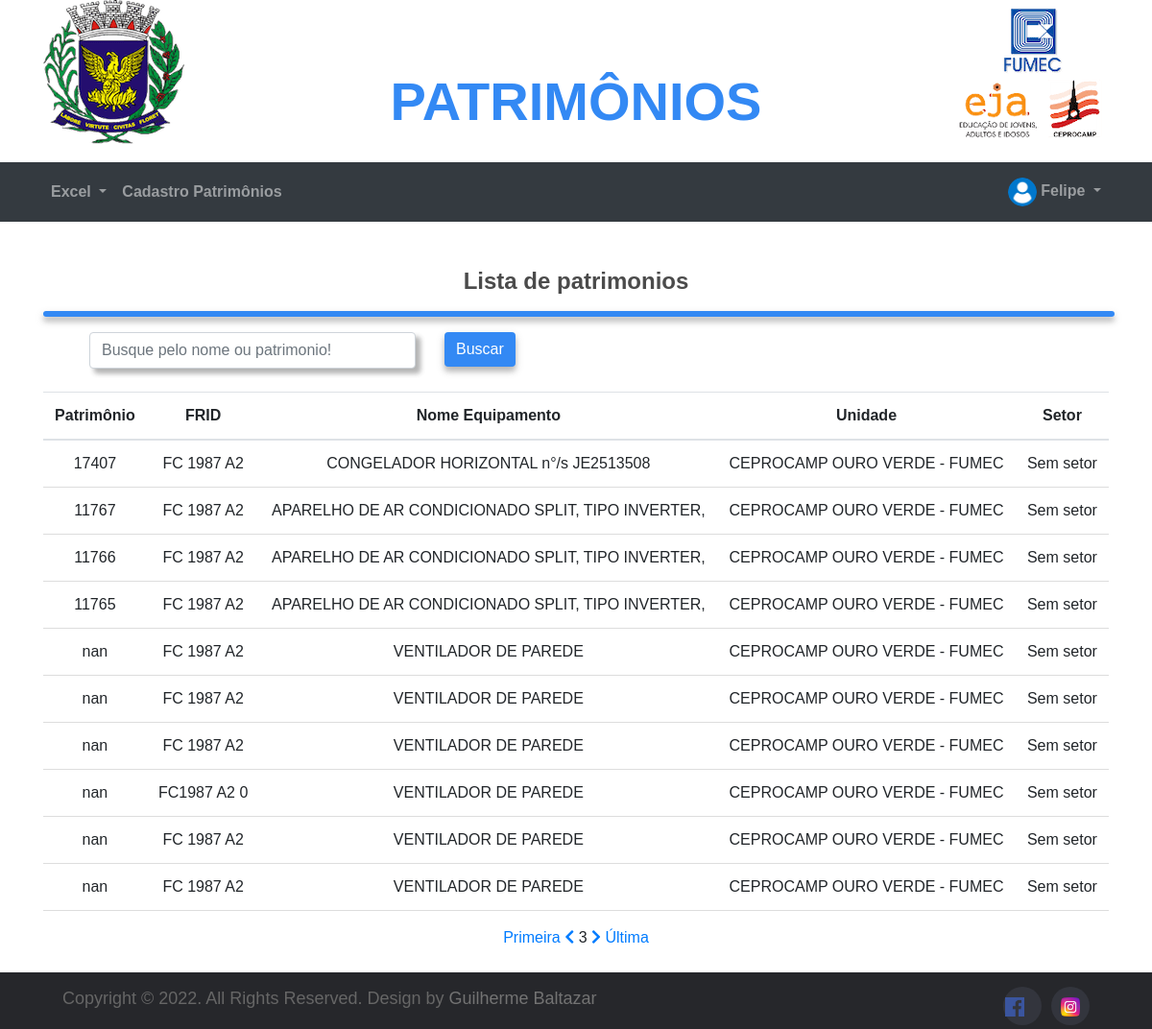
Page /Patrimonios/patrimonios/?pagina=3 (signed in) on the earlier database version.
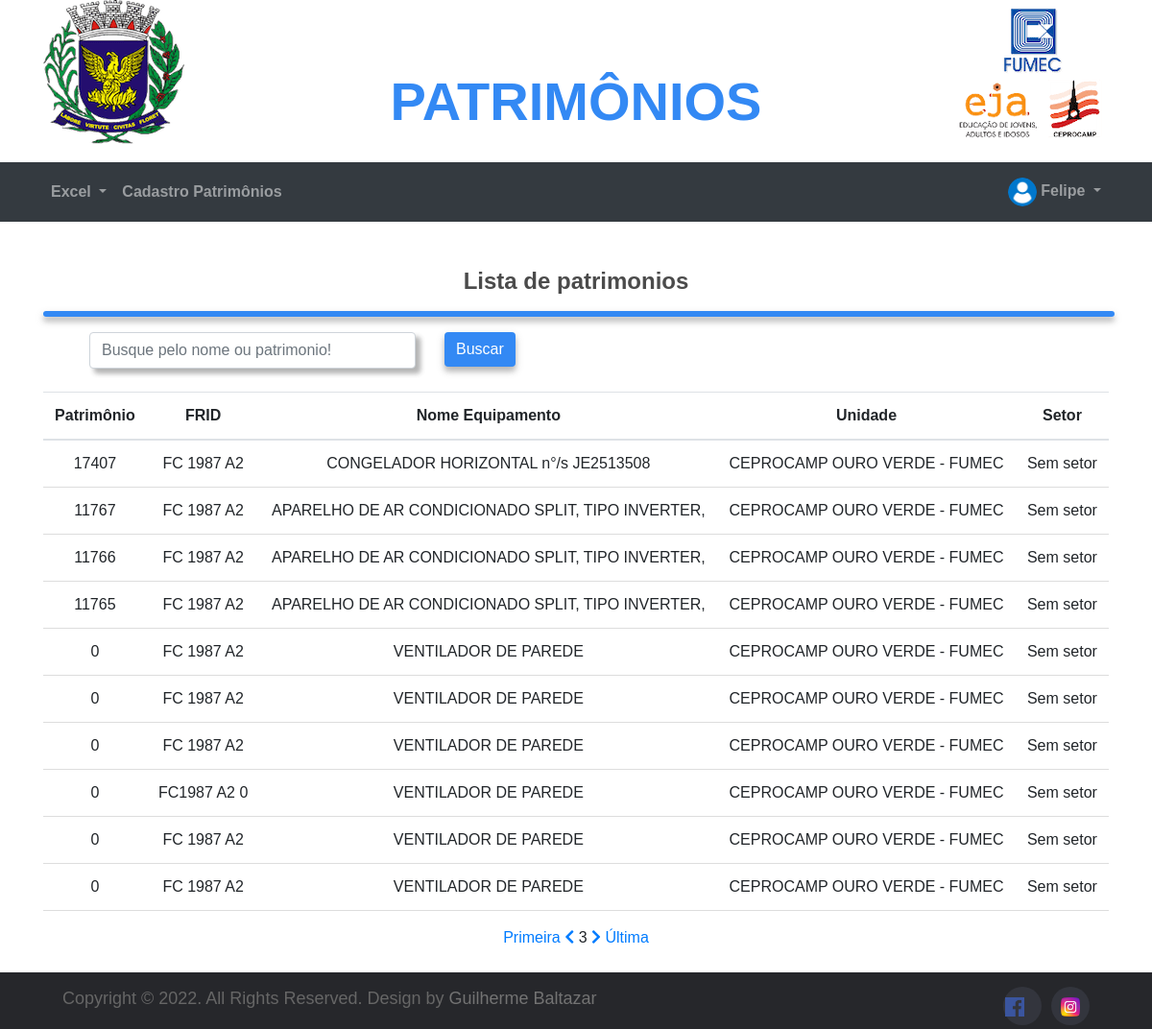
Same page on the later database version.
### tables this page shows
CREATE TABLE `patrimonio` (
  `id` int(11) NOT NULL,
  `usuario` varchar(50) NOT NULL DEFAULT 'Sem Usuário',
  `coordenada` varchar(50) NOT NULL DEFAULT 'Sem coordenada',
  `equipamento` varchar(50) NOT NULL,
  `qtd` int(250) DEFAULT '1',
  `frid` varchar(41) NOT NULL DEFAULT 'Sem ID',
  `patrimonio` int(50) NOT NULL DEFAULT '00000',
  `serie` varchar(50) NOT NULL DEFAULT 'S/N',
  `setor` varchar(50) NOT NULL DEFAULT 'Sem setor',
  `unidade` varchar(50) NOT NULL,
  `data` datetime DEFAULT CURRENT_TIMESTAMP,
  `observacao` varchar(250) DEFAULT 'Sem observações'
);

### Patrimonios/patrimonios/index.php (the view, shortened to what this page needs)
<?php
include_once("../ConexaoBd/config.php");
if (!empty($_GET['search'])) {
    $data = $_GET['search'];
    $sql = "SELECT * FROM `patrimonio` WHERE patrimonio LIKE ? OR equipamento LIKE ? OR setor LIKE ?  OR unidade LIKE ? OR frid LIKE ? ORDER BY `id` DESC";
    $stmt = $conexao->prepare($sql);
    $stmt->bind_param('sssss', $data, $data, $data, $data, $data);
    $stmt->execute();
    $result = $stmt->get_result();
} else {
    $pagina = 1;
    if (isset($_GET['pagina']))
        $pagina = filter_input(INPUT_GET, "pagina", FILTER_VALIDATE_INT);
    $limite = 10;
    $inicio = ($pagina * $limite) - $limite;
    $registros = $conexao->query("SELECT COUNT(id) as count FROM patrimonio")->fetch_assoc()["count"];
    $paginasT = ceil($registros / $limite);
    $query = "SELECT * FROM patrimonio ORDER BY id DESC LIMIT $inicio, $limite";
    $result = $conexao->query($query);
}
?>
<?php include 'header-menu.php' ?>
<body>
    <br>
    <br>
    <div class="container">
        <div class="text-center">
            <h4 class="bold">Lista de patrimonios</h4>
            <hr class="hr3">
        </div>
        <div class="row">
            <div class="row col-12 justify-content-between">
                <div class="ml-5 col-8">
                    <div class="row box-search d-flex justify-content-between">
                        <div class="col-6">
                            <input type="text" id="pesquisar" style="box-shadow: rgba(75, 75, 75, 0.25) 5px 5px 5px, rgba(75, 75, 75, 0.22) 5px 5px 5px;" class="form-control" size="45" name="pesquisa" autocomplete="off" placeholder="Busque pelo nome ou patrimonio!">
                        </div>
                        <div class="col-6">
                            <button type="search" onclick="searchData()" class="btn btn-primary">Buscar</button>
                        </div>
                    </div>
                </div>
                <div class="ml-3 col-2">
                </div>
            </div>
        </div>
    </div>
    <br>
    <div class="container">
        <table class="table table-hover ">
            <thead>
                <tr>
                    <th class="text-center">Patrimônio</th>
                    <th class="text-center">FRID</th>
                    <th class="text-center">Nome Equipamento</th>
                    <th class="text-center">Unidade</th>
                    <th class="text-center">Setor</th>
                </tr>
            </thead>
            <tbody>
                <?php foreach ($result as $rows) : ?>
                    <tr>
                        <td class="text-center"><?php echo $rows['patrimonio']; ?></td>
                        <td class="text-center"><?php echo $rows['frid']; ?></td>
                        <td class="text-center"><?php echo $rows['equipamento']; ?></td>
                        <td class="text-center"><?php echo $rows['unidade']; ?></td>
                        <td class="text-center"><?php echo $rows['setor']; ?></td>
                    </tr>
                <?php endforeach; ?>
            </tbody>
        </table>
        <div class="container">
    <div class="col-12 text-center">
        <a href="?pagina=1">Primeira</a>
        <?php if ($pagina > 1): ?>
            <a href="?pagina=<?= $pagina - 1 ?>"><i class="fas fa-chevron-left"></i></a>
        <?php endif; ?>
        <?= $pagina ?>
        <?php if ($pagina < $paginasT): ?>
            <a href="?pagina=<?= $pagina + 1 ?>"><i class="fas fa-chevron-right"></i></a>
        <?php endif; ?>
        <a href="?pagina=<?= $paginasT ?>">Última</a>
    </div>
</div>
    </div>
    <br>
</body>
<?php include 'footer.php' ?>

Differences in the rows shown:
changed patrimonio (number 5 of 10 on the later page): patrimonio "nan" → "0"
changed patrimonio (number 6 of 10 on the later page): patrimonio "nan" → "0"
changed patrimonio (number 7 of 10 on the later page): patrimonio "nan" → "0"
changed patrimonio "FC1987 A2 0": patrimonio "nan" → "0"
changed patrimonio (number 9 of 10 on the later page): patrimonio "nan" → "0"
changed patrimonio (number 10 of 10 on the later page): patrimonio "nan" → "0"
